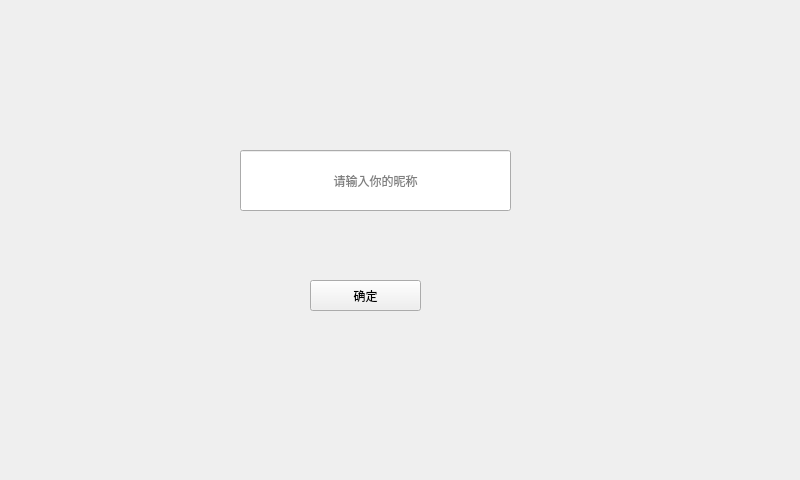
<?xml version="1.0" encoding="UTF-8"?>
<ui version="4.0">
 <class>GameWidget</class>
 <widget class="QWidget" name="GameWidget">
  <property name="geometry">
   <rect>
    <x>0</x>
    <y>0</y>
    <width>800</width>
    <height>480</height>
   </rect>
  </property>
  <property name="minimumSize">
   <size>
    <width>800</width>
    <height>480</height>
   </size>
  </property>
  <property name="maximumSize">
   <size>
    <width>800</width>
    <height>480</height>
   </size>
  </property>
  <property name="windowTitle">
   <string>GameWidget</string>
  </property>
  <property name="layoutDirection">
   <enum>Qt::LeftToRight</enum>
  </property>
  <property name="autoFillBackground">
   <bool>false</bool>
  </property>
  <widget class="QStackedWidget" name="stackedWidget">
   <property name="geometry">
    <rect>
     <x>-10</x>
     <y>0</y>
     <width>800</width>
     <height>480</height>
    </rect>
   </property>
   <widget class="QWidget" name="loginpage">
    <widget class="QLineEdit" name="login_LE">
     <property name="geometry">
      <rect>
       <x>250</x>
       <y>150</y>
       <width>271</width>
       <height>61</height>
      </rect>
     </property>
     <property name="alignment">
      <set>Qt::AlignCenter</set>
     </property>
     <property name="placeholderText">
      <string>请输入你的昵称</string>
     </property>
    </widget>
    <widget class="QPushButton" name="login_PB">
     <property name="geometry">
      <rect>
       <x>320</x>
       <y>280</y>
       <width>111</width>
       <height>31</height>
      </rect>
     </property>
     <property name="text">
      <string>确定</string>
     </property>
    </widget>
   </widget>
   <widget class="QWidget" name="selectpage">
    <widget class="QWidget" name="horizontalLayoutWidget">
     <property name="geometry">
      <rect>
       <x>170</x>
       <y>130</y>
       <width>451</width>
       <height>231</height>
      </rect>
     </property>
     <layout class="QHBoxLayout" name="selectLayout">
      <item>
       <widget class="QPushButton" name="s_server_PB">
        <property name="text">
         <string>接受对方连接</string>
        </property>
       </widget>
      </item>
      <item>
       <widget class="QPushButton" name="s_client_PB">
        <property name="text">
         <string>连接对方</string>
        </property>
       </widget>
      </item>
     </layout>
    </widget>
   </widget>
   <widget class="QWidget" name="serverpage">
    <widget class="QLabel" name="label">
     <property name="geometry">
      <rect>
       <x>250</x>
       <y>120</y>
       <width>281</width>
       <height>131</height>
      </rect>
     </property>
     <property name="styleSheet">
      <string notr="true">font: 26pt &quot;Microsoft YaHei UI&quot;;</string>
     </property>
     <property name="text">
      <string>正在等待连接</string>
     </property>
     <property name="alignment">
      <set>Qt::AlignCenter</set>
     </property>
    </widget>
    <widget class="QPushButton" name="serverRe_PB">
     <property name="geometry">
      <rect>
       <x>590</x>
       <y>340</y>
       <width>111</width>
       <height>41</height>
      </rect>
     </property>
     <property name="text">
      <string>返回</string>
     </property>
    </widget>
   </widget>
   <widget class="QWidget" name="clientpage">
    <widget class="QPushButton" name="client_PB">
     <property name="geometry">
      <rect>
       <x>310</x>
       <y>270</y>
       <width>121</width>
       <height>41</height>
      </rect>
     </property>
     <property name="text">
      <string>请求连接</string>
     </property>
    </widget>
    <widget class="QLineEdit" name="client_LE">
     <property name="geometry">
      <rect>
       <x>260</x>
       <y>110</y>
       <width>231</width>
       <height>71</height>
      </rect>
     </property>
     <property name="text">
      <string/>
     </property>
     <property name="alignment">
      <set>Qt::AlignCenter</set>
     </property>
     <property name="placeholderText">
      <string>输入对方的ip地址</string>
     </property>
    </widget>
    <widget class="QPushButton" name="clientRe_PB">
     <property name="geometry">
      <rect>
       <x>610</x>
       <y>350</y>
       <width>111</width>
       <height>41</height>
      </rect>
     </property>
     <property name="text">
      <string>返回</string>
     </property>
    </widget>
   </widget>
   <widget class="QWidget" name="gamepage">
    <widget class="QLabel" name="p1name_LE">
     <property name="geometry">
      <rect>
       <x>60</x>
       <y>310</y>
       <width>120</width>
       <height>40</height>
      </rect>
     </property>
     <property name="text">
      <string/>
     </property>
    </widget>
    <widget class="QPushButton" name="shootp1_PB">
     <property name="geometry">
      <rect>
       <x>320</x>
       <y>290</y>
       <width>141</width>
       <height>51</height>
      </rect>
     </property>
     <property name="text">
      <string>射向自己</string>
     </property>
    </widget>
    <widget class="QPushButton" name="shootp2_PB">
     <property name="geometry">
      <rect>
       <x>320</x>
       <y>70</y>
       <width>141</width>
       <height>51</height>
      </rect>
     </property>
     <property name="text">
      <string>射向对面</string>
     </property>
    </widget>
    <widget class="QTextBrowser" name="messagebox">
     <property name="geometry">
      <rect>
       <x>500</x>
       <y>80</y>
       <width>300</width>
       <height>400</height>
      </rect>
     </property>
    </widget>
    <widget class="QFrame" name="p1tools_F">
     <property name="geometry">
      <rect>
       <x>50</x>
       <y>400</y>
       <width>400</width>
       <height>60</height>
      </rect>
     </property>
     <property name="minimumSize">
      <size>
       <width>400</width>
       <height>60</height>
      </size>
     </property>
     <property name="maximumSize">
      <size>
       <width>400</width>
       <height>60</height>
      </size>
     </property>
     <property name="frameShape">
      <enum>QFrame::StyledPanel</enum>
     </property>
     <property name="frameShadow">
      <enum>QFrame::Raised</enum>
     </property>
    </widget>
    <widget class="QFrame" name="p2tools_F">
     <property name="geometry">
      <rect>
       <x>50</x>
       <y>150</y>
       <width>400</width>
       <height>60</height>
      </rect>
     </property>
     <property name="minimumSize">
      <size>
       <width>400</width>
       <height>60</height>
      </size>
     </property>
     <property name="maximumSize">
      <size>
       <width>400</width>
       <height>60</height>
      </size>
     </property>
     <property name="frameShape">
      <enum>QFrame::StyledPanel</enum>
     </property>
     <property name="frameShadow">
      <enum>QFrame::Raised</enum>
     </property>
    </widget>
    <widget class="QLabel" name="p2name_LE">
     <property name="geometry">
      <rect>
       <x>50</x>
       <y>50</y>
       <width>120</width>
       <height>40</height>
      </rect>
     </property>
     <property name="text">
      <string/>
     </property>
    </widget>
    <widget class="QTextBrowser" name="bloodbox">
     <property name="geometry">
      <rect>
       <x>530</x>
       <y>30</y>
       <width>241</width>
       <height>41</height>
      </rect>
     </property>
    </widget>
   </widget>
   <widget class="QWidget" name="overpage">
    <widget class="QLabel" name="overtext">
     <property name="geometry">
      <rect>
       <x>240</x>
       <y>100</y>
       <width>371</width>
       <height>91</height>
      </rect>
     </property>
     <property name="text">
      <string/>
     </property>
     <property name="alignment">
      <set>Qt::AlignCenter</set>
     </property>
    </widget>
    <widget class="QPushButton" name="again_PB">
     <property name="geometry">
      <rect>
       <x>310</x>
       <y>290</y>
       <width>171</width>
       <height>71</height>
      </rect>
     </property>
     <property name="text">
      <string>再来一局</string>
     </property>
    </widget>
    <widget class="QPushButton" name="return_PB">
     <property name="geometry">
      <rect>
       <x>600</x>
       <y>340</y>
       <width>141</width>
       <height>41</height>
      </rect>
     </property>
     <property name="text">
      <string>返回</string>
     </property>
    </widget>
   </widget>
  </widget>
 </widget>
 <resources/>
 <connections/>
</ui>
